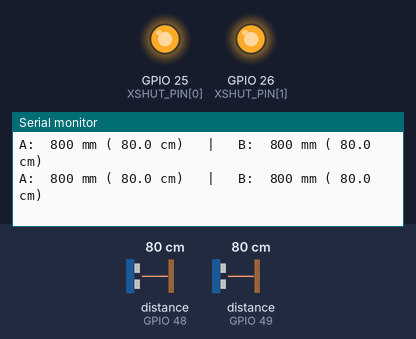
Simulated run of this sketch. Board: ESP32. On the bench: output pins drawn as LEDs (lit = HIGH), the last lines printed to the serial monitor. Inputs (shaded band) come from the test bench; at power-on: distance to the obstacle (sensors on GPIO 48, GPIO 49) 80 cm.

Above: at 1.5 s.
1.6 s: distance to the obstacle (sensor on GPIO 48) set to 2 cm
At 2.25 s:
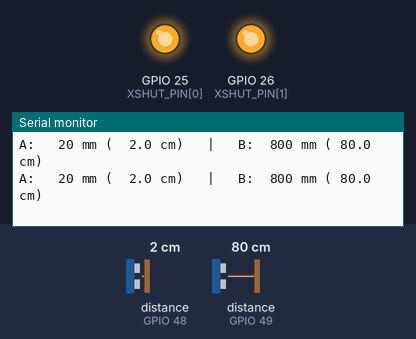
3.8 s: distance to the obstacle (sensor on GPIO 49) set to 2 cm
At 4.18 s:
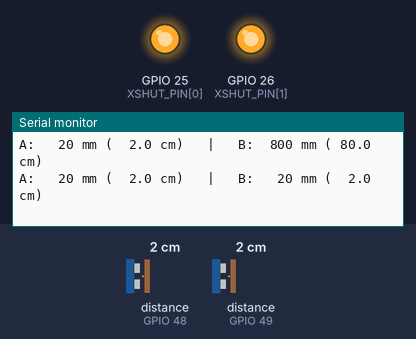
5.9 s: distance to the obstacle (sensor on GPIO 48) set to 18 cm
At 6.58 s:
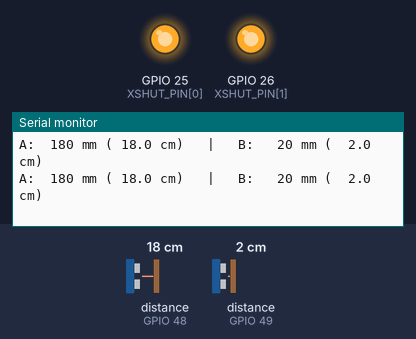
8.1 s: distance to the obstacle (sensor on GPIO 49) set to 120 cm
At 8.51 s:
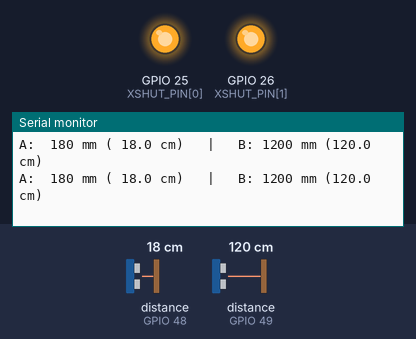

Measured:
- after the input at 1.6 s, the serial monitor: prints a new line after 0.26 s (image 1)
- after the input at 3.8 s, the serial monitor: prints a new line after 0.19 s (image 2)
- after the input at 5.9 s, the serial monitor: prints a new line after 0.29 s (image 3)
- after the input at 8.1 s, the serial monitor: prints a new line at once (image 4)

The sketch:

prueba_dos_vl53l1x.ino
```cpp
/*
  PRUEBA DE LOS DOS VL53L1X (solos, sin radar ni RFID)
  -----------------------------------------------------
  Comprueba que los dos sensores se encienden uno a uno, reciben cada uno su propia
  dirección I2C y miden por separado.

  Conexiones (los dos sensores comparten SDA, SCL, alimentación y GND):
    VL53L1X A y B:  VIN/VCC -> 3V3     GND -> GND
                    SDA -> GPIO21      SCL -> GPIO22
    Sensor A:       XSHUT -> GPIO25 MORADO
    Sensor B:       XSHUT -> GPIO26 NARANJA
    GPIO1 de ambos: sin conectar

  Librería necesaria: "VL53L1X" de Pololu (Administrar bibliotecas).
  Monitor Serie a 115200. Tapa un sensor con la mano y fíjate que cambie solo su lectura.
*/

#include <Wire.h>
#include <VL53L1X.h>

constexpr int SDA_PIN = 21, SCL_PIN = 22;
constexpr int XSHUT_PIN[2] = {25, 26};
constexpr uint8_t DIRECCION[2] = {0x30, 0x31};

VL53L1X sensor[2];

void setup() {
  Serial.begin(115200);
  delay(300);
  Wire.begin(SDA_PIN, SCL_PIN);
  Wire.setClock(400000);

  // Se apagan los dos y se encienden de uno en uno, dándole a cada uno su dirección
  for (int i = 0; i < 2; i++) {
    pinMode(XSHUT_PIN[i], OUTPUT);
    digitalWrite(XSHUT_PIN[i], LOW);
  }
  delay(10);
  for (int i = 0; i < 2; i++) {
    digitalWrite(XSHUT_PIN[i], HIGH);
    delay(10);
    sensor[i].setTimeout(500);
    if (!sensor[i].init()) {
      Serial.printf("ERROR: no se detecto el sensor %c. Revisa SDA, SCL, XSHUT (GPIO%d) y la alimentacion.\n",
                    'A' + i, XSHUT_PIN[i]);
      while (true) delay(1000);
    }
    sensor[i].setAddress(DIRECCION[i]);
    Serial.printf("Sensor %c listo en la direccion 0x%02X\n", 'A' + i, DIRECCION[i]);
  }
  for (int i = 0; i < 2; i++) {
    sensor[i].setDistanceMode(VL53L1X::Long);
    sensor[i].setMeasurementTimingBudget(50000);
    sensor[i].startContinuous(50);
  }
}

void loop() {
  static unsigned long ultimo = 0;
  static int mm[2] = {0, 0};
  for (int i = 0; i < 2; i++) {
    if (sensor[i].dataReady()) {
      uint16_t d = sensor[i].read(false);
      mm[i] = sensor[i].timeoutOccurred() ? 0 : d;
    }
  }
  if (millis() - ultimo >= 200) {
    ultimo = millis();
    Serial.printf("A: %4d mm (%5.1f cm)   |   B: %4d mm (%5.1f cm)\n", mm[0], mm[0] / 10.0, mm[1], mm[1] / 10.0);
  }
}
```
